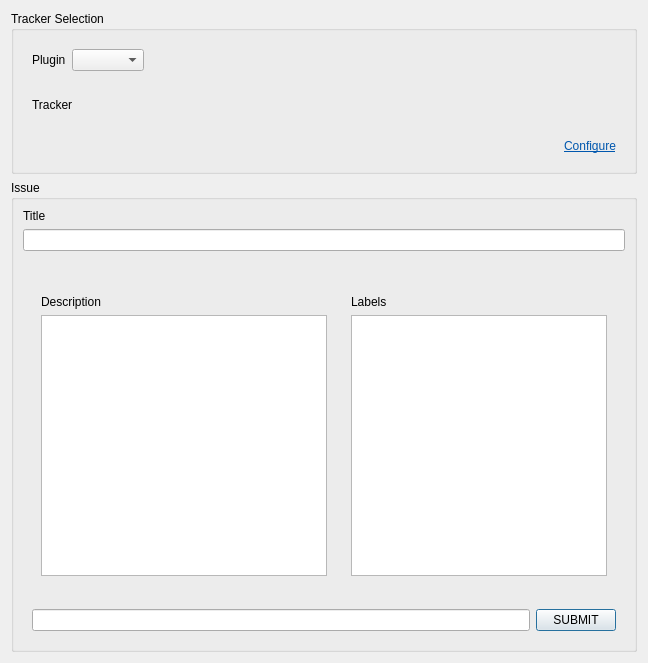
<?xml version="1.0" encoding="UTF-8"?>
<ui version="4.0">
 <class>ReportIssueDialog</class>
 <widget class="QDialog" name="ReportIssueDialog">
  <property name="geometry">
   <rect>
    <x>0</x>
    <y>0</y>
    <width>648</width>
    <height>663</height>
   </rect>
  </property>
  <property name="sizePolicy">
   <sizepolicy hsizetype="Minimum" vsizetype="Minimum">
    <horstretch>0</horstretch>
    <verstretch>0</verstretch>
   </sizepolicy>
  </property>
  <property name="windowTitle">
   <string>Report issue</string>
  </property>
  <property name="windowIcon">
   <iconset resource="../resources.qrc">
    <normaloff>:/plugins/qgis-report-plugin/images/icon.png</normaloff>:/plugins/qgis-report-plugin/images/icon.png</iconset>
  </property>
  <property name="modal">
   <bool>true</bool>
  </property>
  <layout class="QVBoxLayout" name="verticalLayout_2">
   <item>
    <widget class="QGroupBox" name="TrackerGroupBox">
     <property name="title">
      <string>Tracker Selection</string>
     </property>
     <layout class="QVBoxLayout" name="verticalLayout_5">
      <item>
       <widget class="QWidget" name="widget_5" native="true">
        <layout class="QHBoxLayout" name="horizontalLayout_3">
         <item>
          <widget class="QLabel" name="label">
           <property name="text">
            <string>Plugin</string>
           </property>
          </widget>
         </item>
         <item>
          <widget class="QComboBox" name="PluginChooser"/>
         </item>
         <item>
          <spacer name="horizontalSpacer">
           <property name="orientation">
            <enum>Qt::Horizontal</enum>
           </property>
           <property name="sizeHint" stdset="0">
            <size>
             <width>40</width>
             <height>20</height>
            </size>
           </property>
          </spacer>
         </item>
        </layout>
       </widget>
      </item>
      <item>
       <widget class="QWidget" name="widget_6" native="true">
        <layout class="QHBoxLayout" name="horizontalLayout_4">
         <item>
          <widget class="QLabel" name="label_2">
           <property name="text">
            <string>Tracker</string>
           </property>
          </widget>
         </item>
         <item>
          <widget class="QLabel" name="TrackerLabel">
           <property name="text">
            <string/>
           </property>
           <property name="textFormat">
            <enum>Qt::RichText</enum>
           </property>
           <property name="openExternalLinks">
            <bool>true</bool>
           </property>
           <property name="textInteractionFlags">
            <set>Qt::LinksAccessibleByMouse|Qt::TextSelectableByMouse</set>
           </property>
          </widget>
         </item>
         <item>
          <spacer name="horizontalSpacer_2">
           <property name="orientation">
            <enum>Qt::Horizontal</enum>
           </property>
           <property name="sizeHint" stdset="0">
            <size>
             <width>40</width>
             <height>20</height>
            </size>
           </property>
          </spacer>
         </item>
        </layout>
       </widget>
      </item>
      <item>
       <widget class="QWidget" name="widget_7" native="true">
        <layout class="QHBoxLayout" name="horizontalLayout_5">
         <item>
          <widget class="QLabel" name="TrackerErrorLabel">
           <property name="sizePolicy">
            <sizepolicy hsizetype="Minimum" vsizetype="Preferred">
             <horstretch>0</horstretch>
             <verstretch>0</verstretch>
            </sizepolicy>
           </property>
           <property name="text">
            <string/>
           </property>
           <property name="textFormat">
            <enum>Qt::AutoText</enum>
           </property>
          </widget>
         </item>
         <item>
          <widget class="QLabel" name="ConfigureLabel">
           <property name="sizePolicy">
            <sizepolicy hsizetype="Maximum" vsizetype="Preferred">
             <horstretch>0</horstretch>
             <verstretch>0</verstretch>
            </sizepolicy>
           </property>
           <property name="text">
            <string>&lt;html&gt;&lt;head/&gt;&lt;body&gt;&lt;p&gt;&lt;a href=&quot;configure&quot;&gt;&lt;span style=&quot; text-decoration: underline; color:#0057ae;&quot;&gt;Configure&lt;/span&gt;&lt;/a&gt;&lt;/p&gt;&lt;/body&gt;&lt;/html&gt;</string>
           </property>
           <property name="textFormat">
            <enum>Qt::RichText</enum>
           </property>
           <property name="openExternalLinks">
            <bool>false</bool>
           </property>
          </widget>
         </item>
        </layout>
       </widget>
      </item>
     </layout>
    </widget>
   </item>
   <item>
    <widget class="QGroupBox" name="IssueGroupBox">
     <property name="title">
      <string>Issue</string>
     </property>
     <layout class="QVBoxLayout" name="verticalLayout_4">
      <item>
       <widget class="QLabel" name="TitleLabel">
        <property name="text">
         <string>Title</string>
        </property>
       </widget>
      </item>
      <item>
       <widget class="QLineEdit" name="TitleEditLine"/>
      </item>
      <item>
       <widget class="QLabel" name="TitleErrorLabel">
        <property name="text">
         <string/>
        </property>
       </widget>
      </item>
      <item>
       <widget class="QWidget" name="widget_4" native="true">
        <property name="sizePolicy">
         <sizepolicy hsizetype="Preferred" vsizetype="Preferred">
          <horstretch>0</horstretch>
          <verstretch>0</verstretch>
         </sizepolicy>
        </property>
        <layout class="QHBoxLayout" name="horizontalLayout_2">
         <item>
          <widget class="QWidget" name="widget_2" native="true">
           <property name="sizePolicy">
            <sizepolicy hsizetype="Minimum" vsizetype="Preferred">
             <horstretch>0</horstretch>
             <verstretch>0</verstretch>
            </sizepolicy>
           </property>
           <layout class="QVBoxLayout" name="verticalLayout_3">
            <item>
             <widget class="QLabel" name="DescriptionLabel">
              <property name="text">
               <string>Description</string>
              </property>
             </widget>
            </item>
            <item>
             <widget class="QTextEdit" name="DescriptionTextEdit"/>
            </item>
           </layout>
          </widget>
         </item>
         <item>
          <widget class="QWidget" name="widget_3" native="true">
           <property name="sizePolicy">
            <sizepolicy hsizetype="Maximum" vsizetype="Preferred">
             <horstretch>0</horstretch>
             <verstretch>0</verstretch>
            </sizepolicy>
           </property>
           <layout class="QVBoxLayout" name="verticalLayout">
            <item>
             <widget class="QLabel" name="LabelsLabel">
              <property name="sizePolicy">
               <sizepolicy hsizetype="Preferred" vsizetype="Maximum">
                <horstretch>0</horstretch>
                <verstretch>0</verstretch>
               </sizepolicy>
              </property>
              <property name="text">
               <string>Labels</string>
              </property>
             </widget>
            </item>
            <item>
             <widget class="QListWidget" name="LabelsListWidget">
              <property name="sizePolicy">
               <sizepolicy hsizetype="Expanding" vsizetype="Preferred">
                <horstretch>0</horstretch>
                <verstretch>0</verstretch>
               </sizepolicy>
              </property>
              <property name="alternatingRowColors">
               <bool>true</bool>
              </property>
              <property name="selectionMode">
               <enum>QAbstractItemView::MultiSelection</enum>
              </property>
              <property name="selectionBehavior">
               <enum>QAbstractItemView::SelectItems</enum>
              </property>
              <property name="iconSize">
               <size>
                <width>15</width>
                <height>15</height>
               </size>
              </property>
              <property name="viewMode">
               <enum>QListView::ListMode</enum>
              </property>
              <property name="selectionRectVisible">
               <bool>false</bool>
              </property>
              <property name="sortingEnabled">
               <bool>true</bool>
              </property>
             </widget>
            </item>
           </layout>
          </widget>
         </item>
        </layout>
       </widget>
      </item>
      <item>
       <widget class="QWidget" name="widget" native="true">
        <layout class="QHBoxLayout" name="horizontalLayout">
         <item>
          <widget class="QLineEdit" name="AdditionalInfoLineEdit"/>
         </item>
         <item>
          <widget class="QPushButton" name="SubmitButton">
           <property name="text">
            <string>SUBMIT</string>
           </property>
          </widget>
         </item>
        </layout>
       </widget>
      </item>
     </layout>
    </widget>
   </item>
  </layout>
 </widget>
 <resources/>
 <connections/>
</ui>
